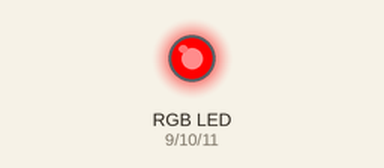
Recording of a sketch running on a simulated Arduino Uno, built with avr-gcc and run on an emulated ATmega328P. Shown: an RGB LED mixed from three pins (HIGH = lit).

Above: at 0.5 s.
At 1.5 s:
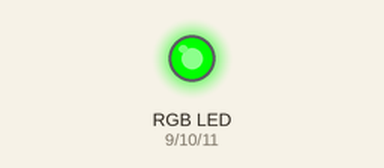
At 2.5 s:
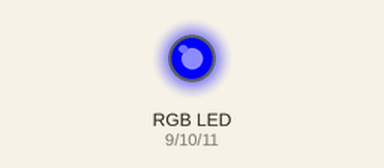
At 3.5 s:
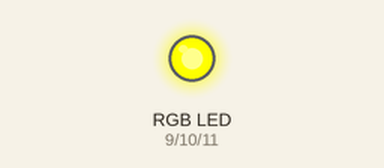
Timing chart, 0 to 5.2 s (numbered marks = the images above):
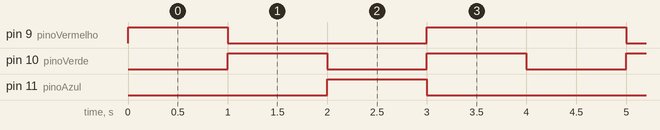

The sketch:

rgb_4_cores.ino
```cpp
/**
 *---------------------------------------------------------------
- @file    rgb_4_cores
- @brief   Controle de um LED RGB com rotação de cores básicas
- @author  Samuel Henrique
- @date    23/11/2026
- @version 1.0.0
 *---------------------------------------------------------------
- @section HARDWARE - (Informar os componentes utilizados)
- - Microcontrolador: Arduino Uno
- - Entradas: Nenhuma
- - Saídas:
-     LED RGB (Vermelho) - pino 9 (Ativo em Nível Lógico Alto / PWM)
-     LED RGB (Verde)    - pino 10 (Ativo em Nível Lógico Alto / PWM)
-     LED RGB (Azul)     - pino 11 (Ativo em Nível Lógico Alto / PWM)
 *---------------------------------------------------------------
- @section DESCRIPTION
- 1. Define os pinos do LED RGB como saída (setup)
- 2. Altera continuamente as cores do LED RGB (loop)
- 3. Acende a cor Vermelha por 1 segundo e apaga
- 4. Acende a cor Verde por 1 segundo e apaga
- 5. Acende a cor Azul por 1 segundo e apaga
- 6. Acende a cor Roxa (Mistura de Vermelho e Verde) por 1 segundo
- Mapeamento Lógico:
- - Saída PWM (0 a 255) -> Intensidade de brilho proporcional
 *---------------------------------------------------------------
 */
#define pinoVermelho 9
#define pinoVerde 10
#define pinoAzul 11

void setup()
{
  pinMode(pinoVermelho, OUTPUT);
  pinMode(pinoVerde, OUTPUT);
  pinMode(pinoAzul, OUTPUT);
}

void corRGB (int vermelho, int verde, int azul){
	analogWrite (pinoVermelho, vermelho);
	analogWrite (pinoVerde, verde);
    analogWrite (pinoAzul, azul);
}


void loop()
{
  corRGB (255,0,0);
  delay (1000);

  corRGB (0,255,0);
  delay (1000);

  corRGB (0,0,255);
  delay (1000);

  corRGB (255,255,0);
  delay (1000);
}
```

Measured:
- by itself, pin 9 (pinoVermelho): repeats every 4.0 s: LOW 2.0 s, HIGH 2.0 s
- by itself, pin 10 (pinoVerde): alternates HIGH for 1.0 s and LOW for 1.0 s
- by itself, pin 11 (pinoAzul): alternates HIGH for 1.0 s and LOW for 3.0 s
